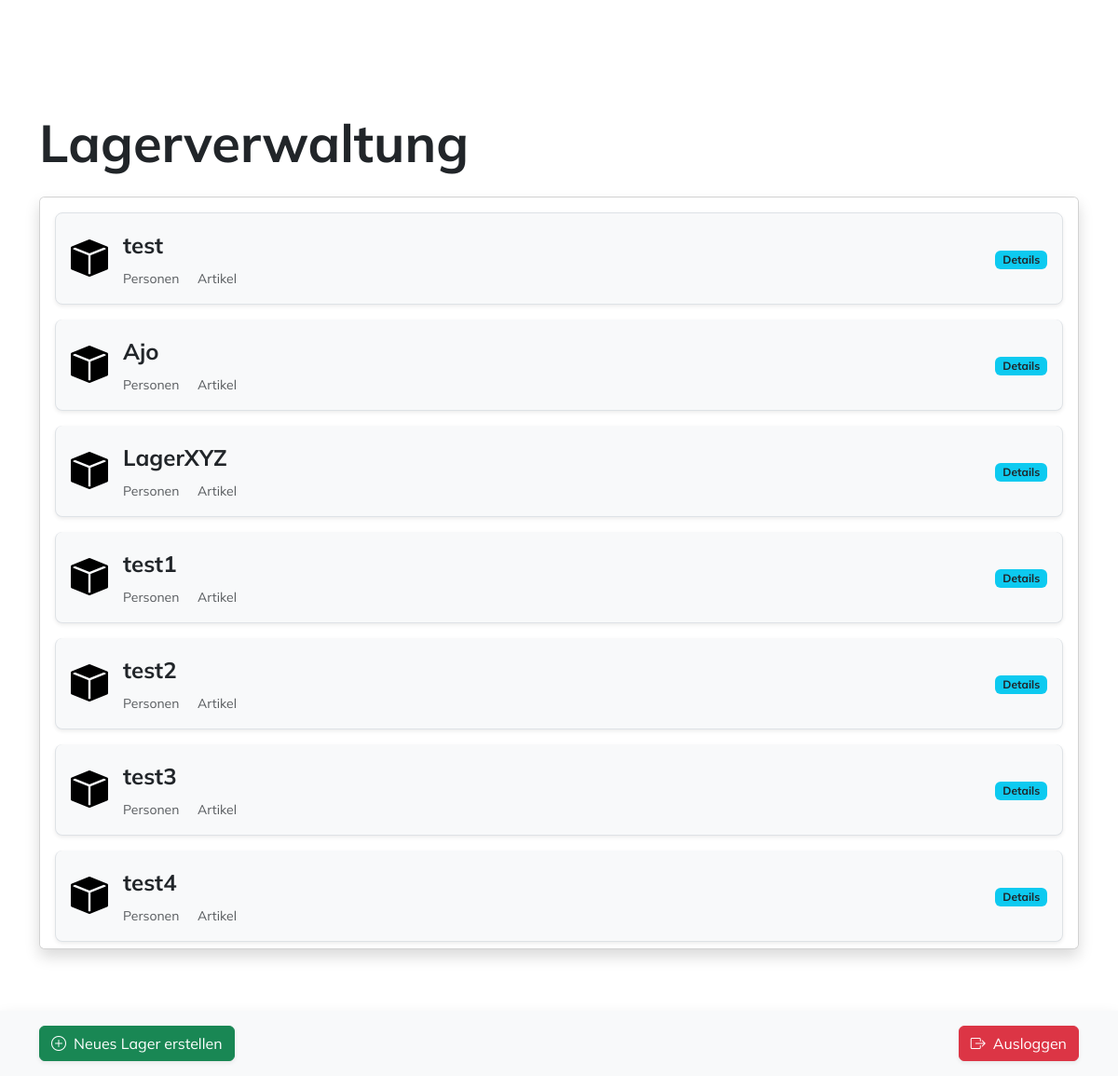
The page /lager/ (signed in) on the database as committed earlier.
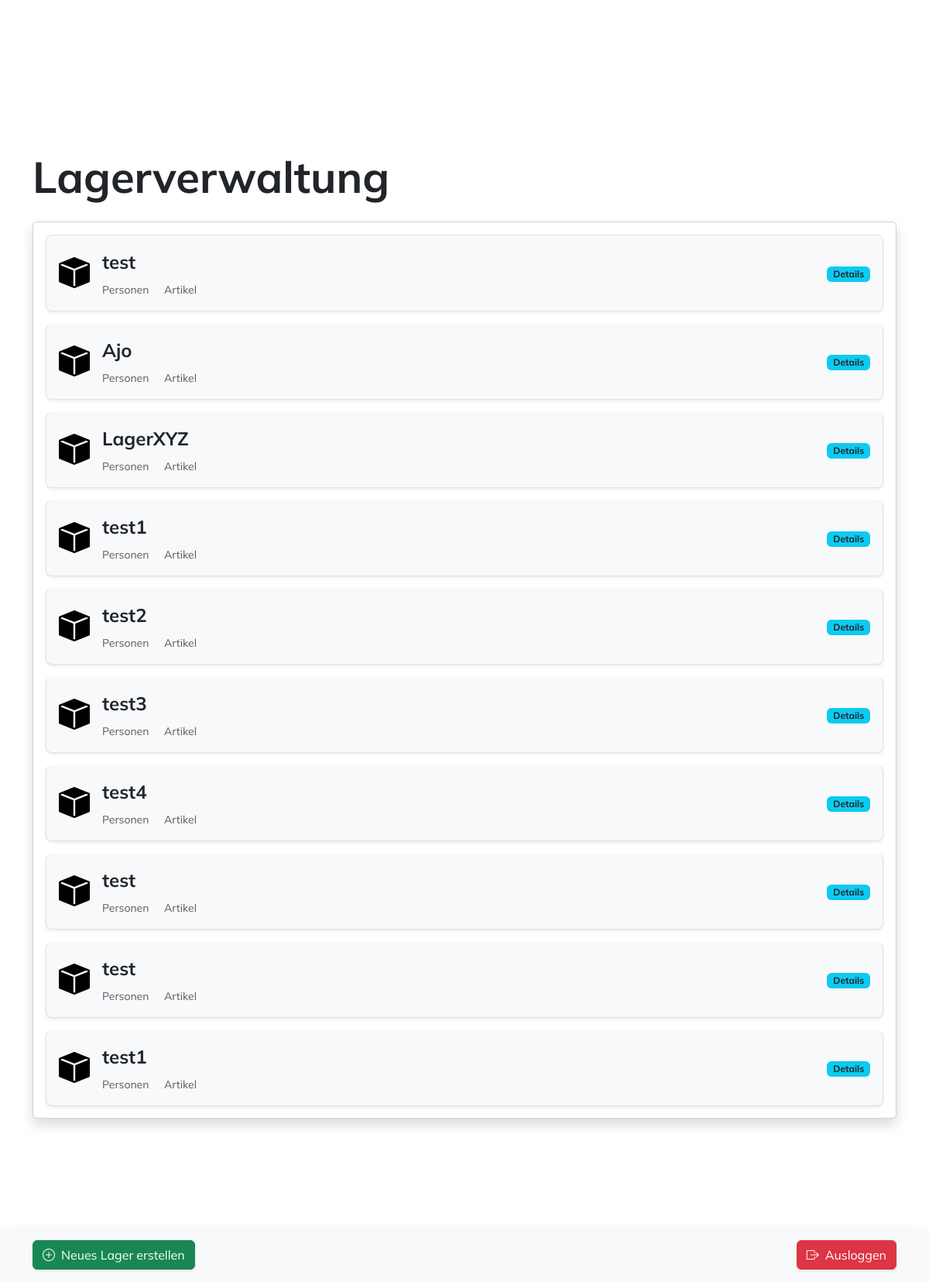
The same page on the database as committed later.
### myapp/models.py (models this page shows, shortened)
class Lager(models.Model):
    name = models.CharField(max_length=100)
    owner = models.ForeignKey(User, on_delete=models.CASCADE)  # Der Besitzer des Lagers
    users = models.ManyToManyField(User, related_name='lagers')  # Benutzer, die diesem Lager zugewiesen sind

### myapp/views.py (the view)
# urls.py: path('lager/', login_required(views.lager_list), name='lager_list'),
@login_required
def lager_list(request):
    lager = Lager.objects.filter(users=request.user)
    if not lager.exists():
        messages.info(request, 'Du hast noch keine Lager angelegt.')
    return render(request, 'lager_list.html', {'lager': lager})

### templates/lager_list.html
{% extends "base.html" %}
{% block content %}
<div class="container pt-2">
    <div class="text-left mb-4">
        <h2 class="fw-bold display-4">Lagerverwaltung</h2>
    </div>
    <div class="card shadow p-3 mb-4" style="max-height: 70vh; overflow: auto;">
        <ul class="list-group">
            {% if lager.count == 0 %}
                <li class="list-group-item text-center">
                    <span class="text-muted">Noch keine Lager vorhanden</span>
                </li>
            {% else %}
                {% for lager in lager %}
                    <a href="{% url 'lager_detail' lager.id %}" class="list-group-item list-group-item-action d-flex align-items-center mb-3 p-3 rounded-3 shadow-sm bg-light text-decoration-none">
                        <div class="me-3">
                            <i class="bi bi-box-fill" style="font-size: 2.5rem; color: #000000;"></i>
                        </div>
                        <div class="flex-grow-1">
                            <span class="text-dark fw-bold fs-4">{{ lager.name }}</span>
                            <div class="text-muted small mt-2">
                                <span class="me-3"><strong>{{ lager.personen.count }}</strong> Personen</span>
                                <span><strong>{{ lager.artikel_set.count }}</strong> Artikel</span>
                            </div>
                        </div>
                        <div class="ms-3 text-end">
                            <span class="badge bg-info text-dark">Details</span>
                        </div>
                    </a>
                {% endfor %}
            {% endif %}
        </ul>
    </div>
</div>
<div class="container-fluid position-fixed bottom-0 start-0 end-0 bg-light py-3 shadow">
    <div class="container d-flex justify-content-between">
        <a href="{% url 'lager_create' %}" class="btn btn-success d-flex align-items-center shadow-sm">
            <i class="bi bi-plus-circle me-2"></i> Neues Lager erstellen
        </a>
        <a href="{% url 'logout' %}" class="btn btn-danger d-flex align-items-center shadow-sm">
            <i class="bi bi-box-arrow-right me-2"></i> Ausloggen
        </a>
    </div>
</div>
{% endblock %}

Rows that differ between the two databases and show on the page:
added Lager: name "test"
added Lager: name "test"
added Lager: name "test1"
